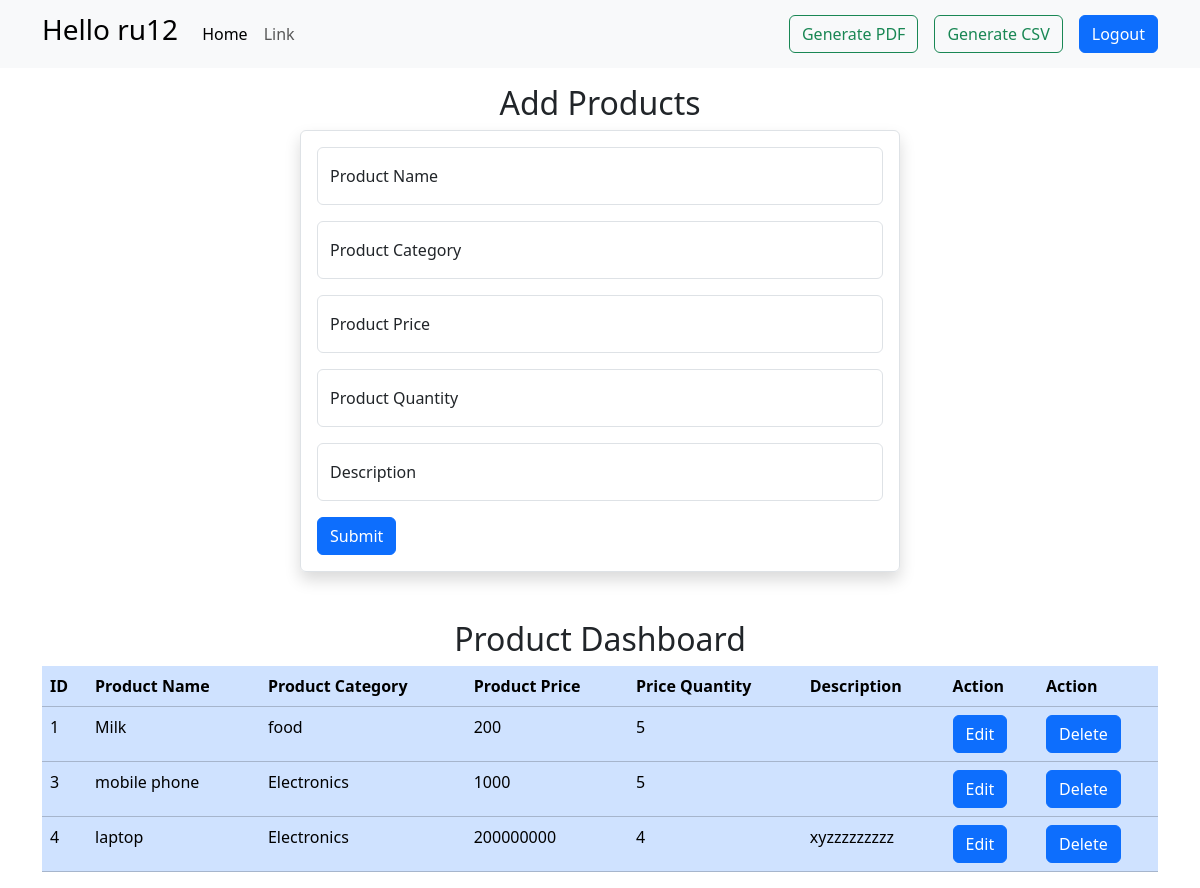
The page /dashboard.php (signed in) on the database its author committed.
### tables this page shows
CREATE TABLE `product` (
  `id` int(11) NOT NULL,
  `pname` varchar(60) DEFAULT NULL,
  `pcategory` varchar(60) DEFAULT NULL,
  `pprice` double DEFAULT NULL,
  `pquantity` int(11) DEFAULT NULL,
  `pdes` varchar(100) DEFAULT NULL,
  `user_id` int(11) DEFAULT NULL
);

### dashboard.php (the view, shortened to what this page needs)
<?php
include "db.php";
$user_id = $_SESSION['user_id'];
$sql=$conn->prepare("select * from product where user_id=?");
$sql->bind_param("i",$user_id);
$sql->execute();
$result=$sql->get_result();
?>
<!doctype html>
<html lang="en" data-bs-theme="light">
    <head>
        <link
            href="https://cdn.jsdelivr.net/npm/bootstrap@5.3.8/dist/css/bootstrap.min.css"
            rel="stylesheet"
        />
    </head>
    <body>
        <header>
          <nav
            class="navbar navbar-expand-sm navbar-light bg-light"
          >
            <div class="container">
                <a class="navbar-brand" href="#"><h3>Hello <?php echo $_SESSION["uname"]?></h3>
</a>
                <div class="collapse navbar-collapse" id="collapsibleNavId">
                    <ul class="navbar-nav me-auto mt-2 mt-lg-0">
                        <li class="nav-item">
                            <a class="nav-link active" href="#" aria-current="page"
                                >Home
                                <span class="visually-hidden">(current)</span></a
                            >
                        </li>
                        <li class="nav-item">
                            <a class="nav-link" href="#">Link</a>
                        </li>
                    </ul>
                    <form class="d-flex my-2 my-lg-0" action="pdf.php">
                        <button
                            class="btn btn-outline-success my-2 my-sm-0 me-3"
                            type="submit"
                        >
                            Generate PDF
                        </button>
                         </form>
                        <form class="d-flex my-2 my-lg-0" action="csv.php">
                        <button
                            class="btn btn-outline-success my-2 my-sm-0 me-3"
                            type="submit"
                        >
                            Generate CSV
                        </button>
                        </form>
                     <a
                        name=""
                        id=""
                        class="btn btn-primary"
                        href="logout.php"
                        role="button"
                        >Logout</a
                     >
                </div>
            </div>
          </nav>
        </header>
        <main>
          <h2 class="text-center mt-3">Add Products</h2>
                     <div
                class="container col-6 border rounded p-3 shadow"
            >
             <form action="" method="POST">
                <div class="form-floating mb-3">
                    <input
                        type="text"
                        class="form-control"
                        name="pname"
                        id="formId1"
                        placeholder=""
                    />
                    <label for="formId1">Product Name</label>
                </div>
                <div class="form-floating mb-3">
                    <input
                        type="text"
                        class="form-control"
                        name="pcategory"
                        id="formId3"
                        placeholder=""
                    />
                    <label for="formId3">Product Category</label>
                </div>
                <div class="form-floating mb-3">
                    <input
                        type="text"
                        class="form-control"
                        name="pprice"
                        id="formId2"
                        placeholder=""
                    />
                    <label for="formId2">Product Price</label>
                </div>
                <div class="form-floating mb-3">
                    <input
                        type="text"
                        class="form-control"
                        name="pquantity"
                        id="formId4"
                        placeholder=""
                    />
                    <label for="formId4">Product Quantity</label>
                </div>
                <div class="form-floating mb-3">
                    <input
                        type="text"
                        class="form-control"
                        name="pdes"
                        id="formId1"
                        placeholder=""
                    />
                    <label for="formId1">Description</label>
                </div>
                <button
                    type="submit"
                    class="btn btn-primary"
                >
                    Submit
                </button>
             </form>
            </div>
            <h2 class="text-center mt-5">Product Dashboard</h2>
            <div
                class="container"
            >
            <div
                class="table-responsive"
            >
                <table
                    class="table table-primary"
                >
                    <thead>
                        <tr>
                            <th scope="col">ID</th>
                            <th scope="col">Product Name</th>
                            <th scope="col">Product Category</th>
                            <th scope="col">Product Price</th>
                            <th scope="col">Price Quantity</th>
                              <th scope="col">Description</th>
                            <th scope="col">Action</th>
                            <th scope="col">Action</th>
                        </tr>
                    </thead>
                    <?php while($row = $result-> fetch_assoc()){ ?>
                    <tbody>
                        <tr class="">
                            <td scope="row"><?= $row['id'] ?></td>
                            <td><?= $row['pname'] ?></td>
                            <td><?= $row['pcategory'] ?></td>
                            <td><?= $row['pprice'] ?></td>
                            <td><?= $row['pquantity'] ?></td>
                            <td><?= $row['pdes'] ?></td>
                            <td><a
                                name=""
                                id=""
                                class="btn btn-primary"
                                href="edit.php?id=<?= $row['id'] ?>"
                                role="button"
                                >Edit</a
                            >
                            </td>
                             <td><a
                                name=""
                                id=""
                                class="btn btn-primary"
                                href="delete.php?id=<?= $row['id'] ?>"
                                onclick="return confirm('Are you sure you want to delete the product?  ')";
                                role="button"
                                >Delete</a
                            >
                            </td>
                        </tr>
                        <?php } ?>
                    </tbody>
                </table>
            </div>
        </div>
        </main>
    </body>
</html>

### rows shown on the page
product: id "1", pname "Milk", pcategory "food", pprice "200", pquantity "5"
product: id "3", pname "mobile phone", pcategory "Electronics", pprice "1000", pquantity "5"
product: id "4", pname "laptop", pcategory "Electronics", pprice "200000000", pquantity "4", pdes "xyzzzzzzzzz"

### other values the page prints
$_SESSION["uname"] "ru12"
